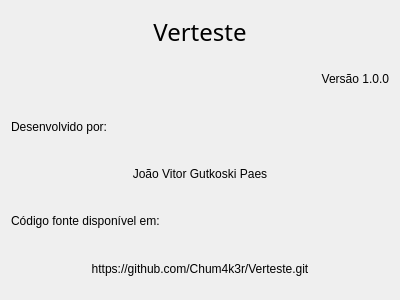
<?xml version="1.0" encoding="UTF-8"?>
<ui version="4.0">
 <class>Dialog</class>
 <widget class="QDialog" name="Dialog">
  <property name="geometry">
   <rect>
    <x>0</x>
    <y>0</y>
    <width>400</width>
    <height>300</height>
   </rect>
  </property>
  <property name="windowTitle">
   <string>Sobre</string>
  </property>
  <layout class="QVBoxLayout" name="verticalLayout">
   <item>
    <widget class="QLabel" name="label">
     <property name="font">
      <font>
       <family>Sandoval</family>
       <pointsize>18</pointsize>
      </font>
     </property>
     <property name="text">
      <string>Verteste</string>
     </property>
     <property name="alignment">
      <set>Qt::AlignCenter</set>
     </property>
    </widget>
   </item>
   <item>
    <widget class="QLabel" name="label_4">
     <property name="text">
      <string>Versão 1.0.0</string>
     </property>
     <property name="textFormat">
      <enum>Qt::AutoText</enum>
     </property>
     <property name="alignment">
      <set>Qt::AlignRight|Qt::AlignTrailing|Qt::AlignVCenter</set>
     </property>
    </widget>
   </item>
   <item>
    <widget class="QLabel" name="label_2">
     <property name="text">
      <string>Desenvolvido por:</string>
     </property>
    </widget>
   </item>
   <item>
    <widget class="QLabel" name="label_3">
     <property name="text">
      <string>João Vitor Gutkoski Paes</string>
     </property>
     <property name="alignment">
      <set>Qt::AlignCenter</set>
     </property>
    </widget>
   </item>
   <item>
    <widget class="QLabel" name="label_5">
     <property name="text">
      <string>Código fonte disponível em:</string>
     </property>
    </widget>
   </item>
   <item>
    <widget class="QLabel" name="label_6">
     <property name="text">
      <string>https://github.com/Chum4k3r/Verteste.git</string>
     </property>
     <property name="textFormat">
      <enum>Qt::MarkdownText</enum>
     </property>
     <property name="alignment">
      <set>Qt::AlignCenter</set>
     </property>
    </widget>
   </item>
  </layout>
 </widget>
 <resources/>
 <connections/>
</ui>
